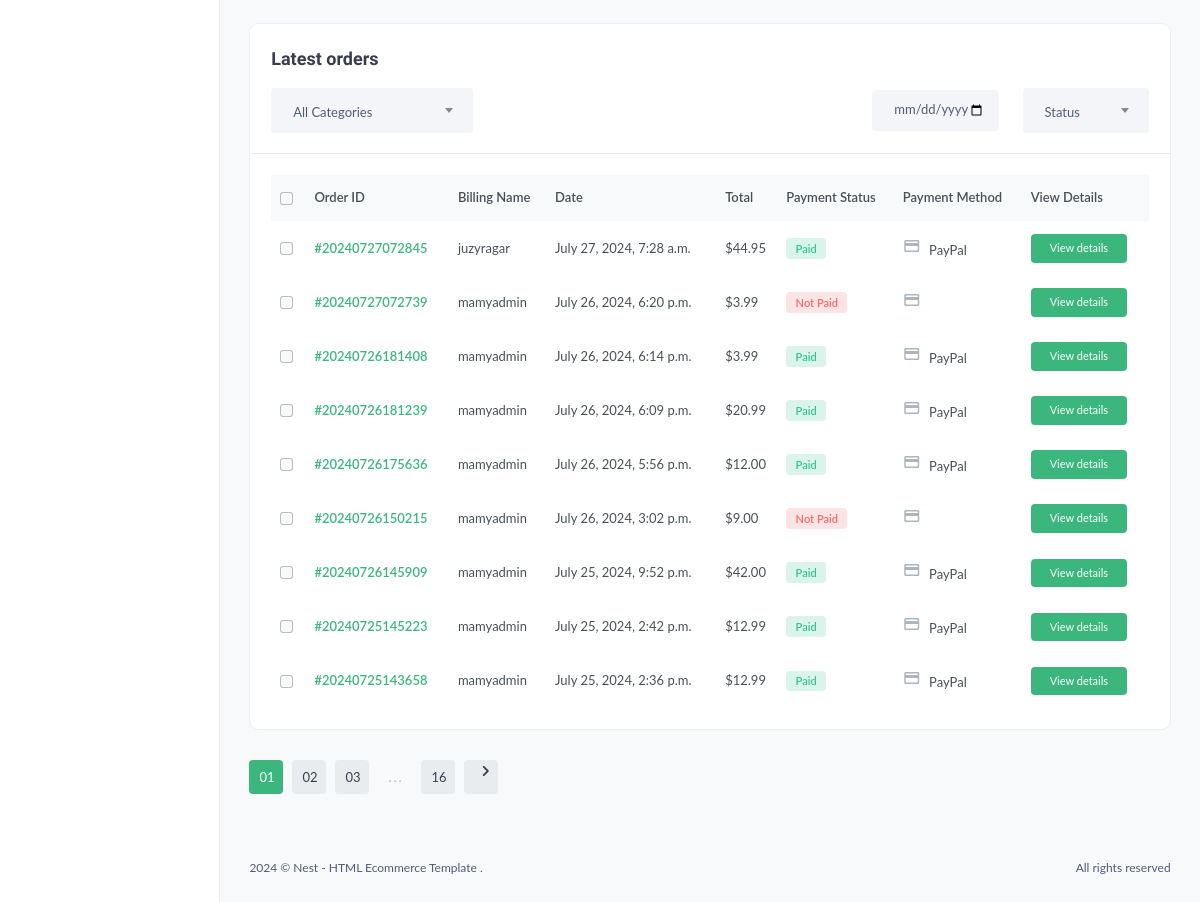
The app's page /useradmin/dashboard/ (lower part), older data.
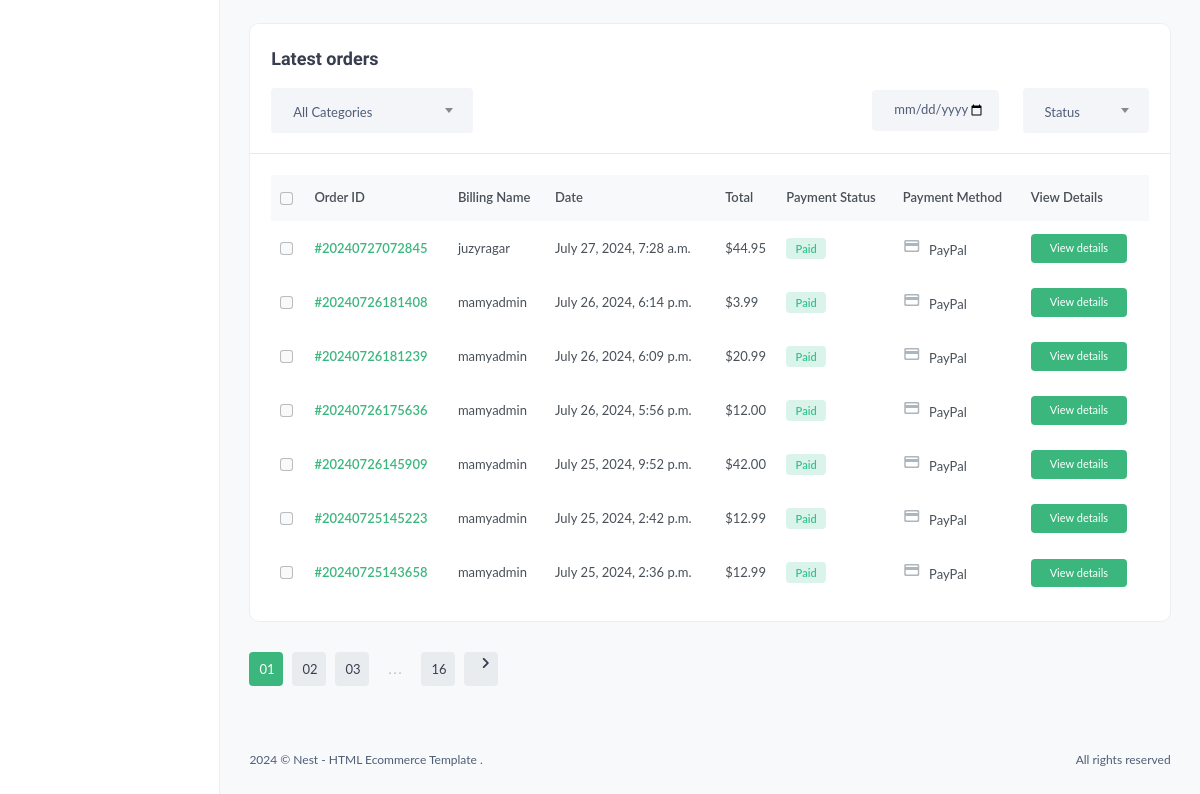
The same page, newer data.
### order/models.py (models this page shows, shortened)
class Order(models.Model):
    user = models.ForeignKey(User, on_delete=models.CASCADE)
    address = models.ForeignKey(Address, on_delete=models.CASCADE, blank=True, null=True)
    invoice_number = models.CharField(max_length=200)
    price = models.DecimalField(
        max_digits=99999999,
        decimal_places=2,
        default='0.99')
    paid_status = models.BooleanField(default=False)
    order_date = models.DateTimeField(auto_now_add=True)
    product_status = models.CharField(
        choices=STATUS_CHOICE,
        default='processing',
        max_length=30)
    payment = models.ForeignKey(
        Payment,
        on_delete=models.SET_NULL,
        blank=True,
        null=True)
    class Meta:
        verbose_name_plural = 'Orders'

class Payment(models.Model):
    user = models.ForeignKey(User, on_delete=models.CASCADE)
    payment_id = models.CharField(max_length=100)
    payment_method = models.CharField(max_length=100)
    amount_paid = models.CharField(max_length=100)
    status = models.CharField(max_length=100)
    created_at = models.DateTimeField(auto_now_add=True)

### userauths/models.py (models this page shows)
class User(AbstractUser):
    email = models.EmailField(unique=True)
    username = models.CharField(max_length=100)
    created_at = models.DateTimeField(auto_now_add=True)
    updated_at = models.DateTimeField(auto_now=True)
    USERNAME_FIELD = "email"
    REQUIRED_FIELDS = ['username']
    def __str__(self):
        return str(self.username)

### useradmin/views.py (the view)
# urls.py: path("dashboard/", views.dashboard, name='useradmin_dashboard'),
def dashboard(request):
    revenue = OrderProduct.objects.aggregate(
        total_price=Sum("product_price")
    )
    total_orders_count = OrderProduct.objects.all()
    all_products = Product.objects.all()
    all_categories = Category.objects.all()
    new_customers = UserProfile.objects.all().order_by('-id')
    orders = Order.objects.all().order_by('-order_date')
    this_month = datetime.datetime.now().month
    monthly_revenue = OrderProduct.objects.filter(
        created_at__month=this_month
    ).aggregate(total_price=Sum("product_price"))
    context = {
        'revenue': revenue,
        'total_orders_count': total_orders_count,
        'all_products': all_products,
        'all_categories': all_categories,
        'new_customers': new_customers,
        'monthly_revenue': monthly_revenue,
        'orders': orders
    }
    return render(request, 'useradmin/useradmin.html', context)

### core/context_processor.py (called while the page is built)
def default(request):
    categories = Category.objects.annotate(
        product_count=Count(
            'category',
            filter=Q(category__product_status='published')
        )
    )
    vendors = Vendor.objects.all()
    tags = Tag.objects.all()
    min_max_price = Product.objects.aggregate(Min('price'), Max('price'))
    context = {
        'categories': categories,
        'vendors': vendors,
        'tags': tags,
        'min_max_price': min_max_price,
    }
    return context

### templates/useradmin/useradmin.html (shortened to what this page needs)
{% extends 'useradmin/base.html' %}
{% load static %}
{% block content %}
<section class="content-main">
  <div class="row">
    <div class="col-xl-8 col-lg-12">
    </div>
    <div class="col-xl-4 col-lg-12">
    </div>
  </div>
  <div class="card mb-4">
    <header class="card-header">
      <h4 class="card-title">Latest orders</h4>
      <div class="row align-items-center">
        <div class="col-md-3 col-12 me-auto mb-md-0 mb-3">
          <div class="custom_select">
          </div>
        </div>
        <div class="col-md-2 col-6">
          <input type="date" value="02.05.2021" class="form-control" />
        </div>
        <div class="col-md-2 col-6">
          <div class="custom_select">
          </div>
        </div>
      </div>
    </header>
    <div class="card-body">
      <div class="table-responsive">
        <div class="table-responsive">
          <table class="table align-middle table-nowrap mb-0">
            <thead class="table-light">
              <tr>
                <th scope="col" class="text-center">
                  <div class="form-check align-middle">
                    <input
                      class="form-check-input"
                      type="checkbox"
                      id="transactionCheck01"
                    />
                  </div>
                </th>
                <th class="align-middle" scope="col">Order ID</th>
                <th class="align-middle" scope="col">Billing Name</th>
                <th class="align-middle" scope="col">Date</th>
                <th class="align-middle" scope="col">Total</th>
                <th class="align-middle" scope="col">Payment Status</th>
                <th class="align-middle" scope="col">Payment Method</th>
                <th class="align-middle" scope="col">View Details</th>
              </tr>
            </thead>
            <tbody>
              {% for order in orders %}
              <tr>
                <td class="text-center">
                  <div class="form-check">
                    <input
                      class="form-check-input"
                      type="checkbox"
                      id="transactionCheck02"
                    />
                  </div>
                </td>
                <td><a href="#" class="fw-bold">#{{order.invoice_number}}</a></td>
                <td>{{order.user}}</td>
                <td>{{order.order_date}}</td>
                <td>${{order.price}}</td>
                {% if order.paid_status %}
                <td>
                  <span class="badge badge-soft-success">Paid</span>
                </td>
                {% else %}
                <td>
                  <span class="badge badge-soft-danger">Not Paid</span>
                </td>
                {% endif %}
                <td>
                  <i
                    class="material-icons md-payment font-xxl text-muted mr-5"
                  ></i>
                  {{order.payment.payment_method}}
                </td>
                <td>
                  <a
                    href="{% url 'admin_order_detail' order.invoice_number %}"
                    class="btn btn-xs">
                    View details
                  </a>
                </td>
              </tr>
              {% endfor %}
            </tbody>
          </table>
        </div>
      </div>
    </div>
  </div>
  <div class="pagination-area mt-30 mb-50">
    <nav aria-label="Page navigation example">
      <ul class="pagination justify-content-start">
        <li class="page-item active">
          <a class="page-link" href="#">01</a>
        </li>
        <li class="page-item"><a class="page-link" href="#">02</a></li>
        <li class="page-item"><a class="page-link" href="#">03</a></li>
        <li class="page-item">
          <a class="page-link dot" href="#">...</a>
        </li>
        <li class="page-item"><a class="page-link" href="#">16</a></li>
        <li class="page-item">
          <a class="page-link" href="#"
            ><i class="material-icons md-chevron_right"></i
          ></a>
        </li>
      </ul>
    </nav>
  </div>
</section>
{% endblock content %}

Row changes from the older to the newer data that the page shows:
removed Order: invoice_number "20240727072739", user "mamyadmin", order_date "July 26, 2024, 6:20 p.m.", price "3.99", paid_status "Not Paid"
removed Order: invoice_number "20240726150215", user "mamyadmin", order_date "July 26, 2024, 3:02 p.m.", price "9.00", paid_status "Not Paid"
